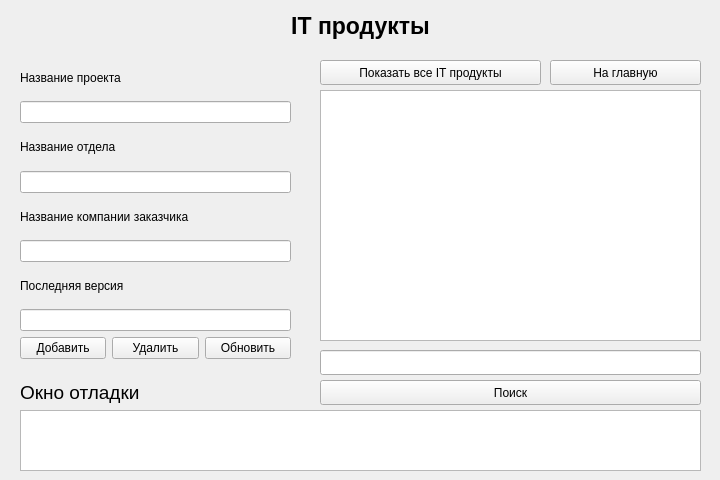
<?xml version="1.0" encoding="UTF-8"?>
<ui version="4.0">
 <class>product</class>
 <widget class="QWidget" name="product">
  <property name="geometry">
   <rect>
    <x>0</x>
    <y>0</y>
    <width>720</width>
    <height>480</height>
   </rect>
  </property>
  <property name="windowTitle">
   <string>Form</string>
  </property>
  <widget class="QPushButton" name="btnBack">
   <property name="geometry">
    <rect>
     <x>550</x>
     <y>60</y>
     <width>151</width>
     <height>25</height>
    </rect>
   </property>
   <property name="text">
    <string>На главную</string>
   </property>
  </widget>
  <widget class="QTextEdit" name="teProduct">
   <property name="geometry">
    <rect>
     <x>20</x>
     <y>410</y>
     <width>681</width>
     <height>61</height>
    </rect>
   </property>
  </widget>
  <widget class="QLabel" name="label_2">
   <property name="geometry">
    <rect>
     <x>20</x>
     <y>380</y>
     <width>291</width>
     <height>25</height>
    </rect>
   </property>
   <property name="font">
    <font>
     <pointsize>14</pointsize>
    </font>
   </property>
   <property name="text">
    <string>Окно отладки</string>
   </property>
  </widget>
  <widget class="QWidget" name="layoutWidget">
   <property name="geometry">
    <rect>
     <x>20</x>
     <y>60</y>
     <width>271</width>
     <height>299</height>
    </rect>
   </property>
   <layout class="QGridLayout" name="gridLayout">
    <item row="3" column="0">
     <widget class="QLabel" name="label_22">
      <property name="text">
       <string>Название отдела</string>
      </property>
     </widget>
    </item>
    <item row="6" column="0">
     <widget class="QLineEdit" name="leCompanyNameProduct"/>
    </item>
    <item row="5" column="0">
     <widget class="QLabel" name="label_23">
      <property name="text">
       <string>Название компании заказчика</string>
      </property>
     </widget>
    </item>
    <item row="2" column="0">
     <widget class="QLineEdit" name="leNameProduct"/>
    </item>
    <item row="9" column="0">
     <layout class="QGridLayout" name="gridLayout_2">
      <item row="0" column="0">
       <widget class="QPushButton" name="btnAdd">
        <property name="text">
         <string>Добавить</string>
        </property>
       </widget>
      </item>
      <item row="0" column="1">
       <widget class="QPushButton" name="btnDelete">
        <property name="text">
         <string>Удалить</string>
        </property>
       </widget>
      </item>
      <item row="0" column="2">
       <widget class="QPushButton" name="btnUpdate">
        <property name="text">
         <string>Обновить</string>
        </property>
       </widget>
      </item>
     </layout>
    </item>
    <item row="0" column="0">
     <widget class="QLabel" name="label_21">
      <property name="text">
       <string>Название проекта</string>
      </property>
     </widget>
    </item>
    <item row="4" column="0">
     <widget class="QLineEdit" name="leComandNameProduct"/>
    </item>
    <item row="8" column="0">
     <widget class="QLineEdit" name="leVersionProduct"/>
    </item>
    <item row="7" column="0">
     <widget class="QLabel" name="label_24">
      <property name="text">
       <string>Последняя версия</string>
      </property>
     </widget>
    </item>
   </layout>
  </widget>
  <widget class="QPushButton" name="btnSelectAll">
   <property name="geometry">
    <rect>
     <x>320</x>
     <y>60</y>
     <width>221</width>
     <height>25</height>
    </rect>
   </property>
   <property name="text">
    <string>Показать все IT продукты</string>
   </property>
  </widget>
  <widget class="QTableWidget" name="twProduct">
   <property name="geometry">
    <rect>
     <x>320</x>
     <y>90</y>
     <width>381</width>
     <height>251</height>
    </rect>
   </property>
  </widget>
  <widget class="QLabel" name="label">
   <property name="geometry">
    <rect>
     <x>10</x>
     <y>10</y>
     <width>701</width>
     <height>31</height>
    </rect>
   </property>
   <property name="font">
    <font>
     <pointsize>17</pointsize>
     <weight>75</weight>
     <bold>true</bold>
    </font>
   </property>
   <property name="text">
    <string>IT продукты</string>
   </property>
   <property name="alignment">
    <set>Qt::AlignCenter</set>
   </property>
  </widget>
  <widget class="QLineEdit" name="leProductNameSearch">
   <property name="geometry">
    <rect>
     <x>320</x>
     <y>350</y>
     <width>381</width>
     <height>25</height>
    </rect>
   </property>
   <property name="inputMask">
    <string extracomment="Введите ФИО Ученика для поиска"/>
   </property>
  </widget>
  <widget class="QPushButton" name="btnSearch">
   <property name="geometry">
    <rect>
     <x>320</x>
     <y>380</y>
     <width>381</width>
     <height>25</height>
    </rect>
   </property>
   <property name="text">
    <string>Поиск</string>
   </property>
  </widget>
 </widget>
 <resources/>
 <connections/>
</ui>
